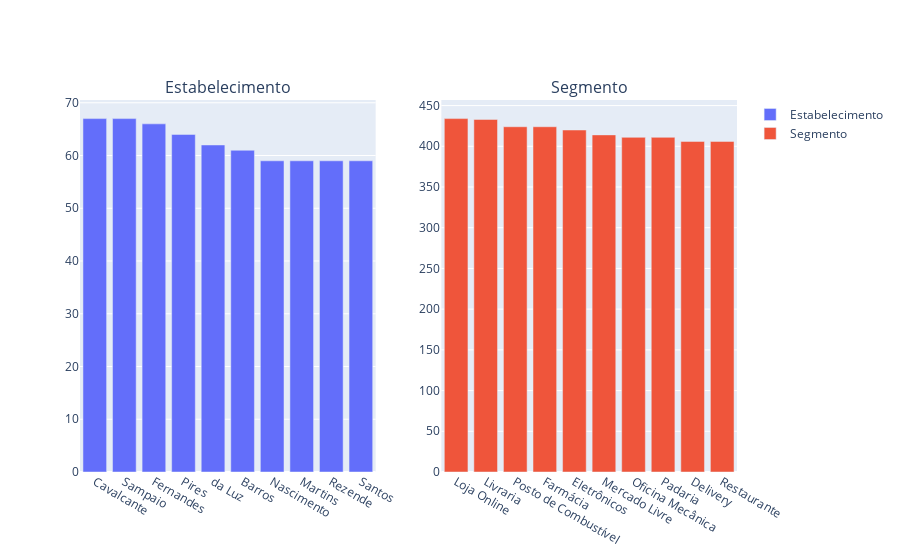

Notebook cell for this chart:
### Markdown cell above
### Gráfico de barras para variáveis categóricas

### Code cell
# Número de colunas desejadas
num_cols = 2

# Calcular o número de linhas necessárias
num_rows = math.ceil(len(cat_vars)/ num_cols)

# Criar subplots
fig = make_subplots(rows=num_rows, cols=num_cols, subplot_titles=cat_vars)

# Adicionar gráficos de barras para cada variável categórica
for i, var in enumerate(cat_vars):
  row = (i // num_cols) + 1
  col = (i % num_cols) + 1

  fig.add_trace(
    go.Bar(x=df_transactions[var].value_counts().index[:10],
           y=df_transactions[var].value_counts().values[:10],
           name=var),
           row=row, col=col)

fig.show()

### Figure 1 — Plotly figure (JSON) as saved in the notebook; plotly's stock layout.template omitted (floating-point values rounded to 4 significant figures)
{"data": [{"name": "Estabelecimento", "type": "bar", "x": ["Cavalcante", "Sampaio", "Fernandes", "Pires", "da Luz", "Barros", "Nascimento", "Martins", "Rezende", "Santos"], "xaxis": "x", "y": [67, 67, 66, 64, 62, 61, 59, 59, 59, 59], "yaxis": "y"}, {"name": "Segmento", "type": "bar", "x": ["Loja Online", "Livraria", "Posto de Combustível", "Farmácia", "Eletrônicos", "Mercado Livre", "Oficina Mecânica", "Padaria", "Delivery", "Restaurante"], "xaxis": "x2", "y": [434, 433, 424, 424, 420, 414, 411, 411, 406, 406], "yaxis": "y2"}], "layout": {"annotations": [{"font": {"size": 16}, "showarrow": false, "text": "Estabelecimento", "x": 0.225, "xanchor": "center", "xref": "paper", "y": 1, "yanchor": "bottom", "yref": "paper"}, {"font": {"size": 16}, "showarrow": false, "text": "Segmento", "x": 0.775, "xanchor": "center", "xref": "paper", "y": 1, "yanchor": "bottom", "yref": "paper"}], "xaxis": {"anchor": "y", "domain": [0, 0.45]}, "xaxis2": {"anchor": "y2", "domain": [0.55, 1]}, "yaxis": {"anchor": "x", "domain": [0, 1]}, "yaxis2": {"anchor": "x2", "domain": [0, 1]}}}
